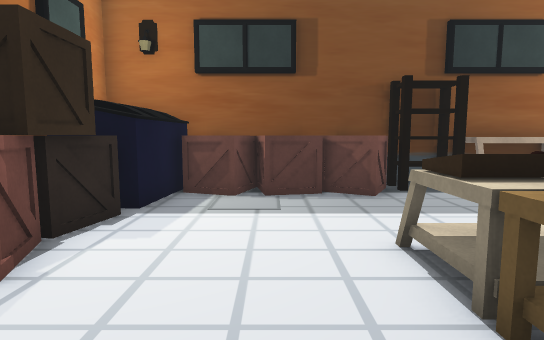
view 1 (above)

23 first-person views from a walk through a 3-D level made in the Unity game engine. The camera is 1.5 m above the floor, tilts 6° down and sees 80° across. The floor is counted in squares, 1 m on a side. Each view is taken from the middle of a square. On the plan, view 1 faces up. The plan holds only what a view shows up to about 15 squares ahead; the rest is blank. The place goes on beyond the plan. The player is left out.

view 2
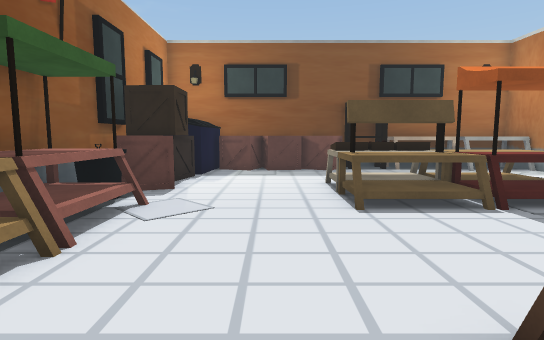

view 3
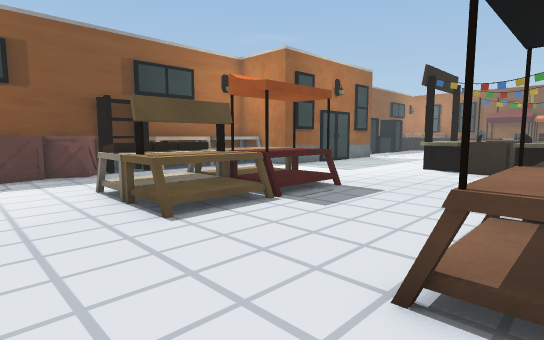

view 4
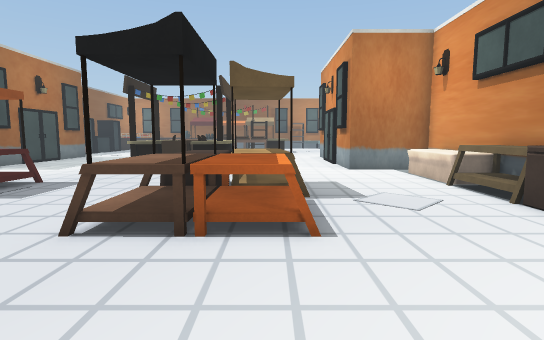

view 5
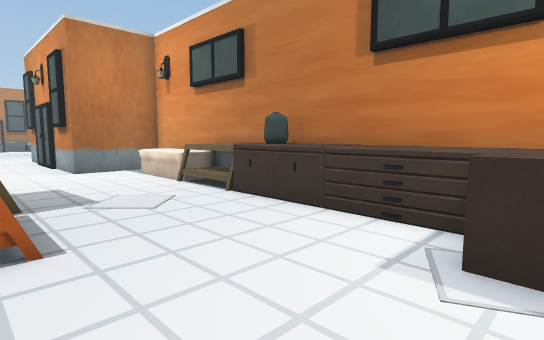

view 6
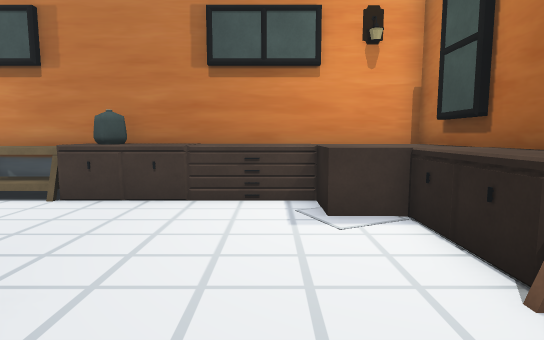

view 7
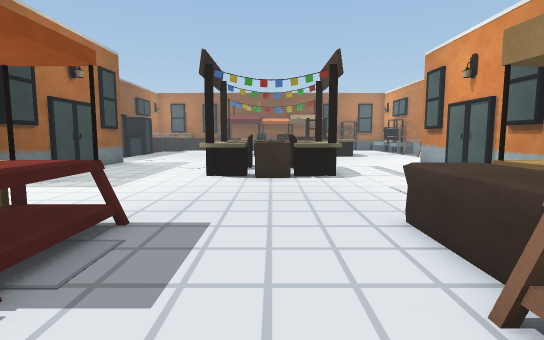

view 8
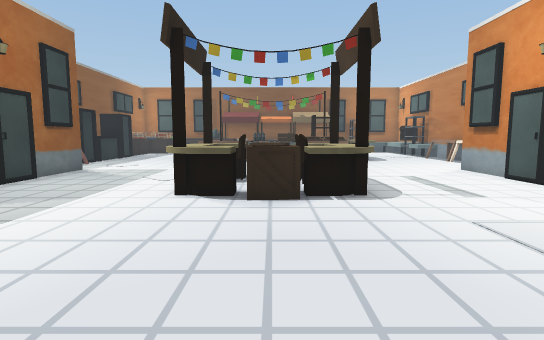

view 9
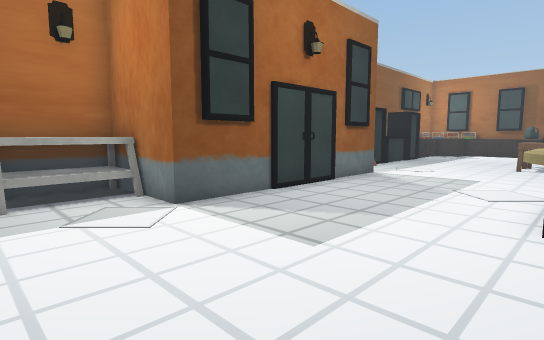

view 10
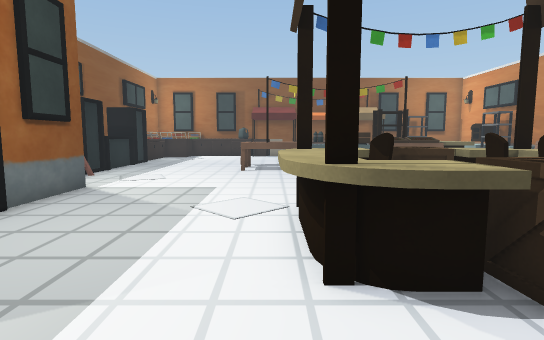

view 11
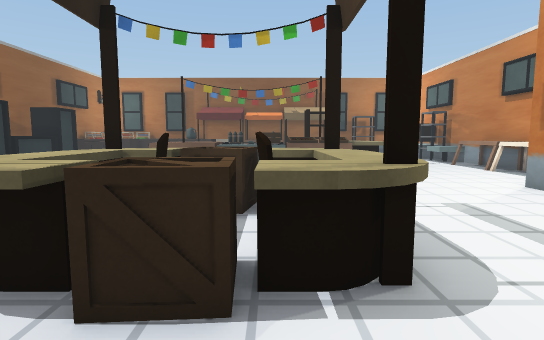

view 12
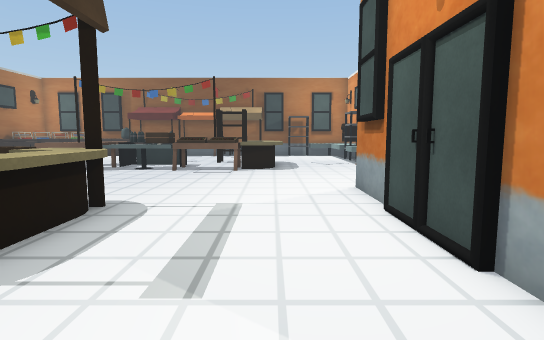

view 13
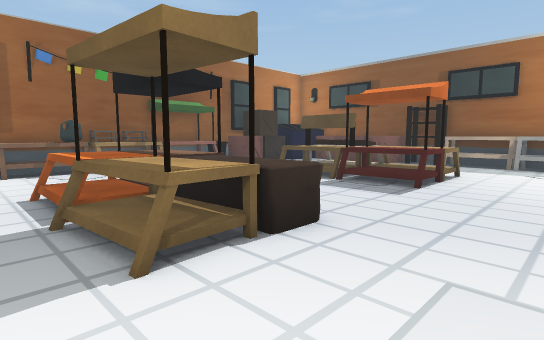

view 14
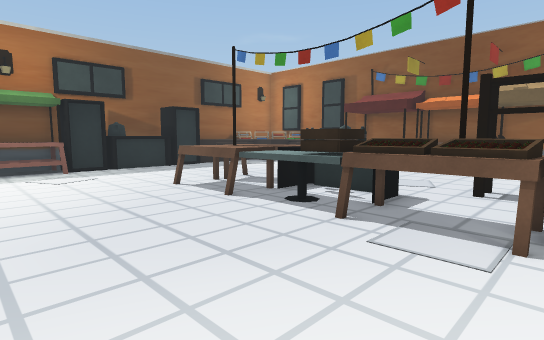

view 15
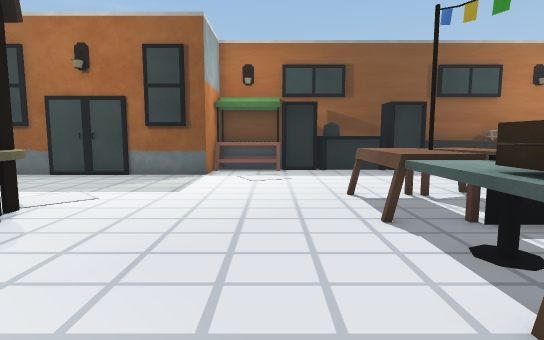

view 16
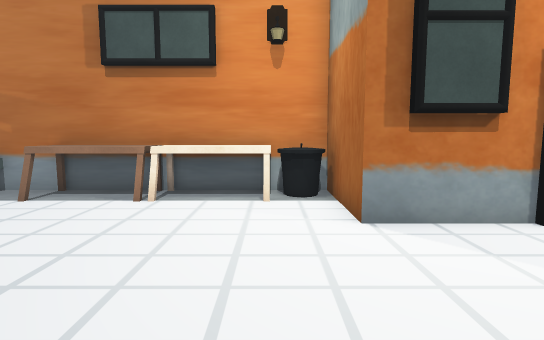

view 17
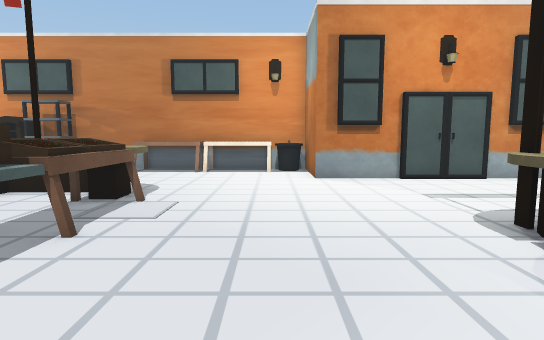

view 18
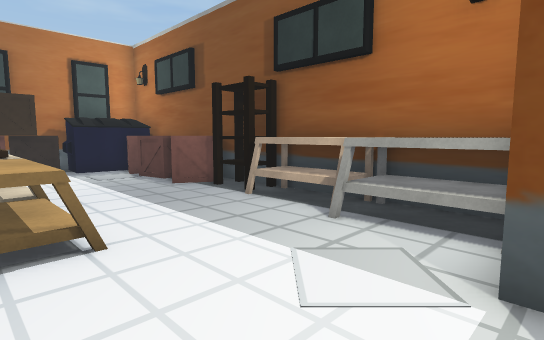

view 19
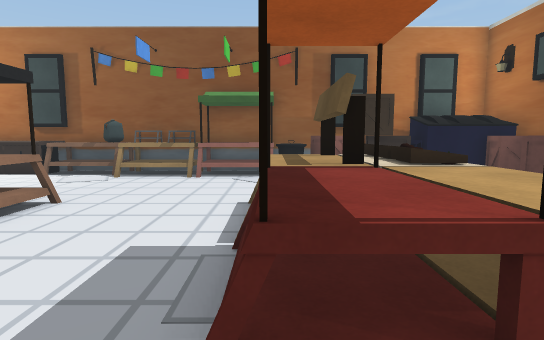

view 20
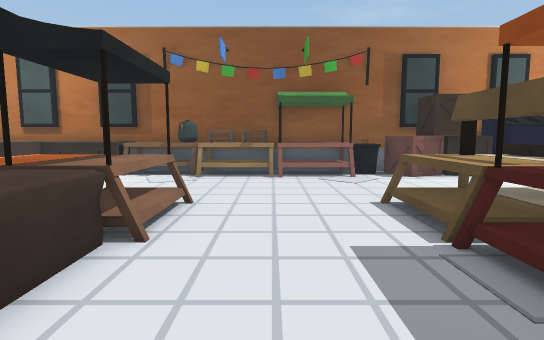

view 21
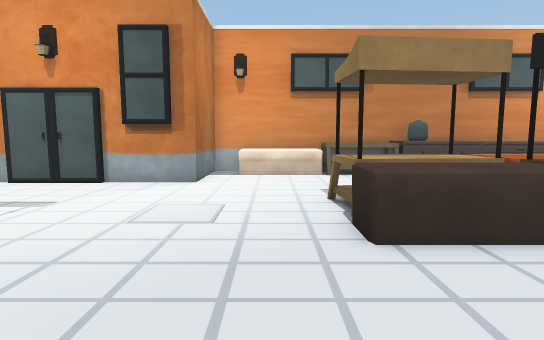

view 22
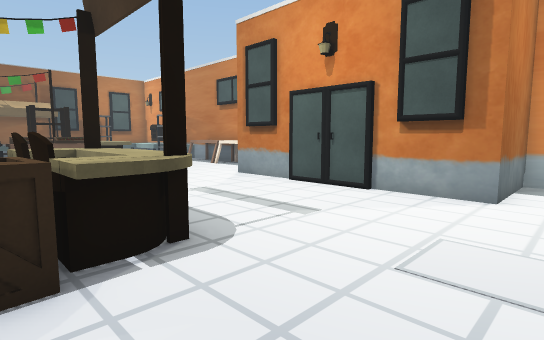

view 23
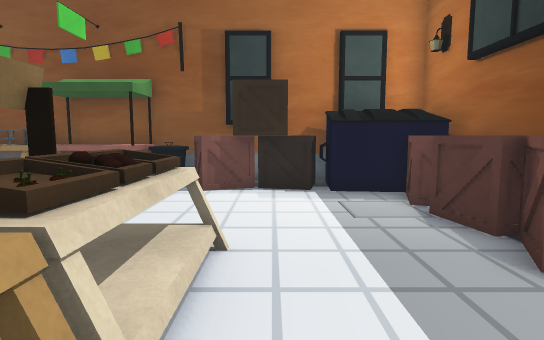

### Floor plan
Points are (right, up) in squares from view 1. A wall is a line through its corners. A room is listed if a view was taken in it or the views show most of it. See-through windows are left out.
Room 1 (views 1, 2, 3, 4, 5, 6, 7, 8, 9, 10, 11, 12, 13, 14, 15, 16, 17, 18, 19, 20, 21, 22, 23)
walls: (16.5, -0.1) (14.8, -0.1); (17, -4.8) (15, -4.8); (17.4, -4.7) (16.9, -4.8); (14.4, -10.3) (17.5, -10.3); (16, -10.5) (20.5, -10.5) (20.5, -14) (26.5, -14); (9.4, -14) (11.5, -14) (11.5, -10.5) (15.9, -10.5); (20.5, 8.9) (20.5, 6.5) (11.5, 6.5) (11.5, 10) (-3.4, 10); (-5, -7.4) (-5, -8.5); (25.2, -7.3) (25.2, -6.5); (-3.5, -10.9) (-2, -10.9) (-2, -11.5); (25.3, -7.7) (25.2, -7.2); (-5, -10.4) (-5, -14) (7.5, -14); (-5, 7.2) (-5, -5.6); (23.6, 10) (22.4, 10); (24.9, 8.4) (23.5, 8.4) (23.5, 9.6); (26.4, 8.2) (25.2, 8.2); (26.5, 8.4) (25.2, 8.4)
low walls: (15.1, 0.5) (16.4, 0.5)
objects: other object (-5, -11) to (-4, -8); other object (-5, -7) to (-4, -6); other object (-5, 1); other object (-4, -6); other object (-4, -5) to (-4, -4); other object (-4, -3) to (-4, -2); other object (-4, -2) to (-3, 0); other object (-4, 1) to (-4, 2); other object (-4, 3) to (-3, 3); other object (-4, 4) to (-3, 5); other object (-4, 6) to (-3, 6); other object (-4, 7) to (-3, 9); other object (-3, -5) to (-3, -3); other object (-3, 1); other object (-2, -13) to (0, -12); other object (-2, 8) to (-1, 9); other object (0, 8) to (1, 9); other object (1, -13) to (4, -13); other object (2, -7) to (4, -6); other object (2, -6); other object (2, -5) to (4, -4); other object (2, -4); other object (2, 1) to (4, 2); other object (2, 2); other object (2, 3) to (2, 4); other object (2, 8) to (3, 9); other object (3, 3); other object (3, 4); other object (4, 2); other object (4, 3); other object (4, 4); other object (4, 9) to (5, 9); other object (5, -13) to (6, -13); other object (5, -8) to (8, -7); other object (5, -7); other object (5, -6) to (7, -4); other object (5, 1) to (6, 2); other object (5, 3) to (7, 4); other object (6, 9) to (8, 9); other object (7, -14) to (10, -13); other object (7, 1) to (7, 2); other object (9, 8) to (11, 9); other object (14, -4); other object (14, -3) to (15, -1); other object (14, 0); other object (15, -4) to (16, -3); other object (16, -4) to (17, -3); other object (17, -3) to (18, -1); other object (17, -1) to (17, 0); other object (18, -4); other object (18, 0); other object (21, -13) to (22, -13); other object (21, 8); other object (21, 8) to (23, 10); other object (21, 10); other object (23, -13) to (24, -13); other object (25, -13) to (26, -13); other object (25, -6) to (26, -6); other object (25, -5) to (26, -4); other object (25, -3) to (26, -1); other object (25, 0) to (26, 2); other object (26, -7); other object (26, 9)

Where each view was taken, in squares from view 1:
view 1: 0 up, 0 right, facing up
view 2: 6 down, 0 right, facing up
view 3: 5 down, 1 left, facing up-right
view 4: 7 down, 3 left, facing right
view 5: 7 down, 3 left, facing down-right
view 6: 5 down, 1 left, facing down
view 7: 2 down, 2 right, facing right
view 8: 2 down, 6 right, facing right
view 9: 0 up, 8 right, facing up-right
view 10: 1 up, 11 right, facing right
view 11: 3 down, 11 right, facing right
view 12: 8 down, 11 right, facing right
view 13: 9 down, 11 right, facing up-left
view 14: 7 down, 20 right, facing up-right
view 15: 6 down, 23 right, facing up
view 16: 5 down, 22 right, facing down
view 17: 1 up, 22 right, facing down
view 18: 3 up, 12 right, facing up-left
view 19: 1 up, 9 right, facing left
view 20: 2 down, 9 right, facing left
view 21: 0 up, 9 right, facing down
view 22: 2 down, 10 right, facing down-right
view 23: 5 up, 6 right, facing left
